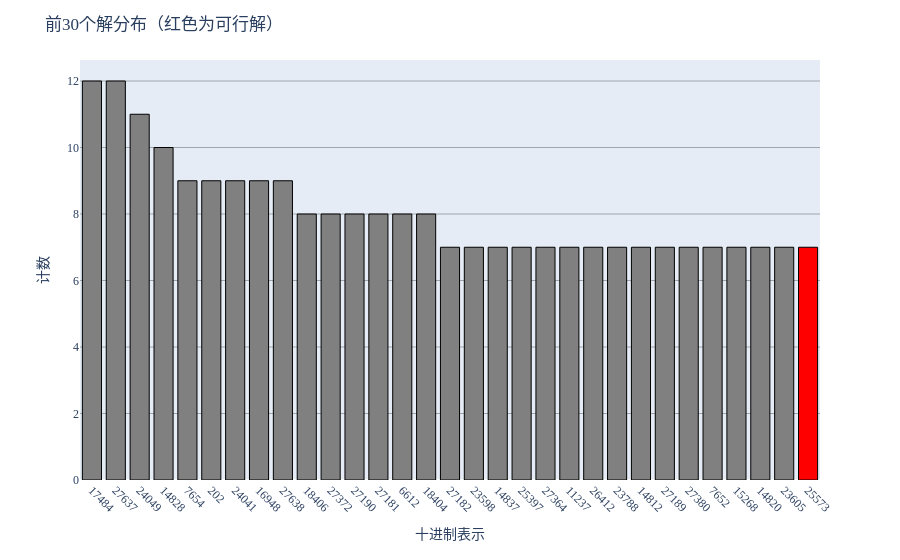
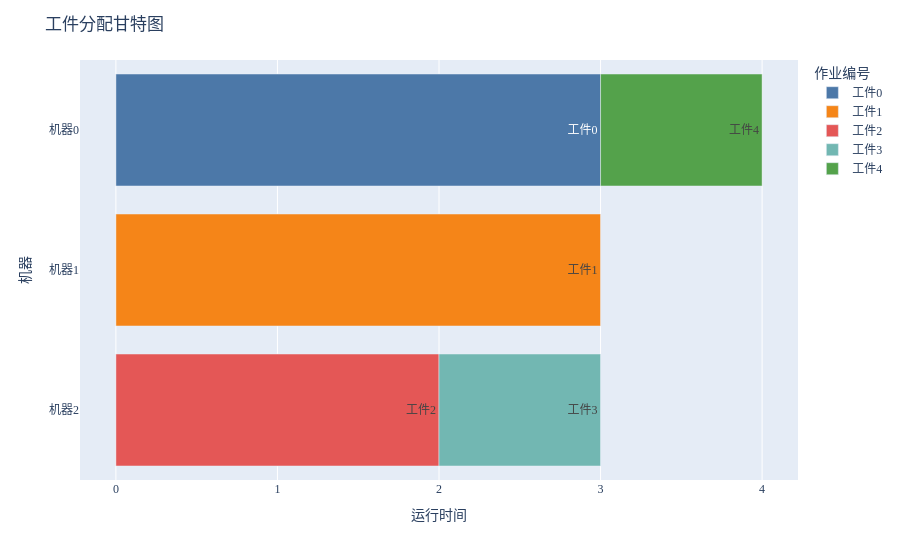

Notebook cell for these charts, in order:
### Code cell
sorted_dict = invert_counts(dict(sorted(counts.items(), key=lambda item: item[1], reverse=True)))
decimal_counts = {}
for item, count in sorted_dict.items():
    decimal_number = str(int(item, 2))
    decimal_counts[decimal_number] = count

keys = list(decimal_counts.keys())[:30]
values = list(decimal_counts.values())[:30]

binary_solutions = []
for dec_str in keys:
    dec_val = int(dec_str)
    bin_str = bin(dec_val)[2:].zfill(n*m)
    binary_solutions.append(bin_str)

colors = []
feasible_solution_for_gantt = None
for bin_str in binary_solutions:
    if is_feasible(bin_str, n, m):
        colors.append('red')
        if feasible_solution_for_gantt is None:
            feasible_solution_for_gantt = bin_str
    else:
        colors.append('grey')

if str(classical_decimal) not in keys:
    classical_value = list(decimal_counts.values())[0]
    keys.insert(0, str(classical_decimal))
    values.insert(0, classical_value)
    binary_solutions.insert(0, classical_bitstring)
    colors.append('red')
    if feasible_solution_for_gantt is None:
        feasible_solution_for_gantt = classical_bitstring

# 如果找到可行解，就绘制甘特图

if feasible_solution_for_gantt is not None:
    plot_bar_chart(keys,values,colors)
    plot_gantt_chart(classical_bitstring, n, m, inst_L)
else:
    print("No feasible solution found.")

end2 = time.process_time()
print("运行时间:", end2 - start)

### Figure 1 — Plotly figure (JSON) as saved in the notebook; plotly's stock layout.template omitted (floating-point values rounded to 4 significant figures)
{"data": [{"alignmentgroup": "True", "hovertemplate": "keys=%{x}<br>values=%{y}<extra></extra>", "legendgroup": "", "marker": {"color": ["grey", "grey", "grey", "grey", "grey", "grey", "grey", "grey", "grey", "grey", "grey", "grey", "grey", "grey", "grey", "grey", "grey", "grey", "grey", "grey", "grey", "grey", "grey", "grey", "grey", "grey", "grey", "grey", "grey", "grey", "red"], "line": {"color": "black", "width": 1}, "pattern": {"shape": ""}}, "name": "", "offsetgroup": "", "orientation": "v", "showlegend": false, "textposition": "auto", "type": "bar", "x": ["17484", "27637", "24049", "14828", "7654", "202", "24041", "16948", "27638", "18406", "27372", "27190", "27181", "6612", "18404", "27182", "23598", "14837", "25397", "27364", "11237", "26412", "23788", "14812", "27189", "27380", "7652", "15268", "14820", "23605", "25573"], "xaxis": "x", "y": [12, 12, 11, 10, 9, 9, 9, 9, 9, 8, 8, 8, 8, 8, 8, 7, 7, 7, 7, 7, 7, 7, 7, 7, 7, 7, 7, 7, 7, 7, 7], "yaxis": "y"}], "layout": {"barmode": "relative", "font": {"family": "SimHei", "size": 12}, "legend": {"tracegroupgap": 0}, "margin": {"t": 60}, "title": {"text": "前30个解分布（红色为可行解）"}, "xaxis": {"anchor": "y", "domain": [0, 1], "tickangle": 45, "title": {"text": "十进制表示"}}, "yaxis": {"anchor": "x", "domain": [0, 1], "gridcolor": "rgba(0,0,0,0.3)", "gridwidth": 1, "showgrid": true, "title": {"text": "计数"}}}}

### Figure 2 — Plotly figure (JSON) as saved in the notebook; plotly's stock layout.template omitted (floating-point values rounded to 4 significant figures)
{"data": [{"alignmentgroup": "True", "base": ["2025-11-26T00:00:00"], "hovertemplate": "Task=%{text}<br>Start=%{base}<br>Finish=%{x}<br>Resource=%{y}<extra></extra>", "legendgroup": "工件0", "marker": {"color": "#4C78A8", "pattern": {"shape": ""}}, "name": "工件0", "offsetgroup": "工件0", "orientation": "h", "showlegend": true, "text": ["工件0"], "textposition": "auto", "type": "bar", "x": [10800000], "xaxis": "x", "y": ["机器0"], "yaxis": "y"}, {"alignmentgroup": "True", "base": ["2025-11-26T00:00:00"], "hovertemplate": "Task=%{text}<br>Start=%{base}<br>Finish=%{x}<br>Resource=%{y}<extra></extra>", "legendgroup": "工件1", "marker": {"color": "#F58518", "pattern": {"shape": ""}}, "name": "工件1", "offsetgroup": "工件1", "orientation": "h", "showlegend": true, "text": ["工件1"], "textposition": "auto", "type": "bar", "x": [10800000], "xaxis": "x", "y": ["机器1"], "yaxis": "y"}, {"alignmentgroup": "True", "base": ["2025-11-26T00:00:00"], "hovertemplate": "Task=%{text}<br>Start=%{base}<br>Finish=%{x}<br>Resource=%{y}<extra></extra>", "legendgroup": "工件2", "marker": {"color": "#E45756", "pattern": {"shape": ""}}, "name": "工件2", "offsetgroup": "工件2", "orientation": "h", "showlegend": true, "text": ["工件2"], "textposition": "auto", "type": "bar", "x": [7200000], "xaxis": "x", "y": ["机器2"], "yaxis": "y"}, {"alignmentgroup": "True", "base": ["2025-11-26T02:00:00"], "hovertemplate": "Task=%{text}<br>Start=%{base}<br>Finish=%{x}<br>Resource=%{y}<extra></extra>", "legendgroup": "工件3", "marker": {"color": "#72B7B2", "pattern": {"shape": ""}}, "name": "工件3", "offsetgroup": "工件3", "orientation": "h", "showlegend": true, "text": ["工件3"], "textposition": "auto", "type": "bar", "x": [3600000], "xaxis": "x", "y": ["机器2"], "yaxis": "y"}, {"alignmentgroup": "True", "base": ["2025-11-26T03:00:00"], "hovertemplate": "Task=%{text}<br>Start=%{base}<br>Finish=%{x}<br>Resource=%{y}<extra></extra>", "legendgroup": "工件4", "marker": {"color": "#54A24B", "pattern": {"shape": ""}}, "name": "工件4", "offsetgroup": "工件4", "orientation": "h", "showlegend": true, "text": ["工件4"], "textposition": "auto", "type": "bar", "x": [3600000], "xaxis": "x", "y": ["机器0"], "yaxis": "y"}], "layout": {"barmode": "overlay", "font": {"family": "SimHei", "size": 12}, "legend": {"title": {"text": "作业编号"}, "tracegroupgap": 0}, "margin": {"t": 60}, "title": {"text": "工件分配甘特图"}, "xaxis": {"anchor": "y", "domain": [0, 1], "ticktext": ["0", "1", "2", "3", "4"], "tickvals": ["2025-11-26T00:00:00", "2025-11-26T01:00:00", "2025-11-26T02:00:00", "2025-11-26T03:00:00", "2025-11-26T04:00:00"], "title": {"text": "运行时间"}, "type": "date"}, "yaxis": {"anchor": "x", "autorange": "reversed", "domain": [0, 1], "title": {"text": "机器"}}}}
